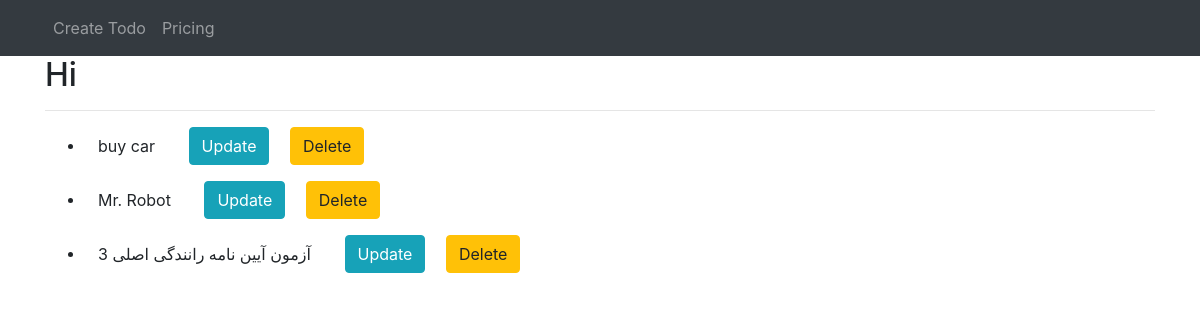
/, run on an earlier commit of the app's database.
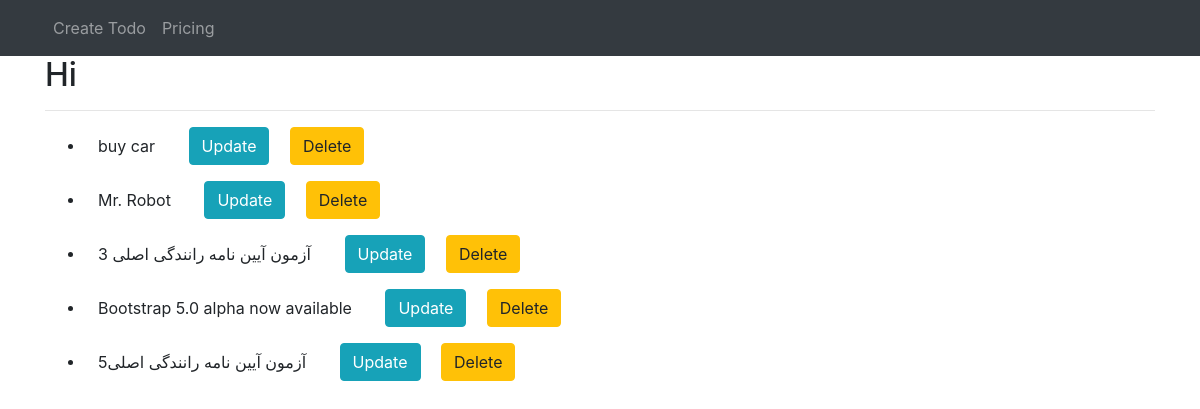
And on a later commit of the database.
### first/models.py (models this page shows, shortened)
class Todo(models.Model):
    title = models.CharField(max_length=100)
    created = models.DateTimeField(auto_now_add=True)
    slug = models.SlugField(blank=True,null=True)

### first/views.py (the view)
# urls.py: path('', views.Home.as_view(), name='home'),
class Home(ListView):
    context_object_name = 'todos' #object_list
    template_name = 'first/home.html' #first/todo_list.html
    ordering = ['-created']
    def get_queryset(self):
        return Todo.objects.all()

### first/templates/first/home.html
{% extends 'base.html' %}
{% block content %}
    <h2>Hi</h2>
    <hr>
    <ul>
        {% for todo in todos %}
        <li class="mb-3">
            <a class="btn" href="{% url 'first:detail_todo' todo.slug %}">{{ todo.title }}</a>
            <a class="btn btn-info mx-3" href="{% url 'first:update_todo' todo.id %}">Update</a>
            <a class="btn btn-warning" href="{% url 'first:delete_todo' todo.id %}">Delete</a>
        </li>
        {% endfor %}
    </ul>
{% endblock %}

What changed in the data, as far as the page shows it:
added Todo: title "Bootstrap 5.0 alpha now available"
added Todo: title "آزمون آیین نامه رانندگی اصلی5"
